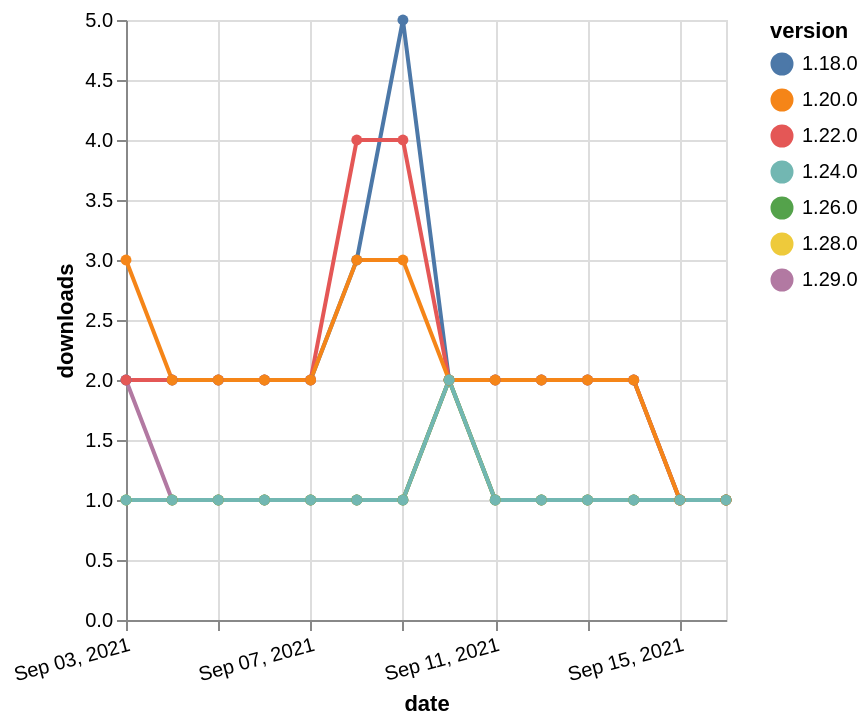

This figure's Vega-Lite source:
### Vega-Lite specification from a JSON file in a GitHub repository (floating-point values rounded to 4 significant figures)
{"$schema": "https://vega.github.io/schema/vega-lite/v5.json", "description": "A simple bar chart with embedded data.", "data": {"values": [{"date": "2021-09-03", "total": 159, "delta": 2, "version": "1.29.0"}, {"date": "2021-09-04", "total": 160, "delta": 1, "version": "1.29.0"}, {"date": "2021-09-05", "total": 161, "delta": 1, "version": "1.29.0"}, {"date": "2021-09-06", "total": 162, "delta": 1, "version": "1.29.0"}, {"date": "2021-09-07", "total": 163, "delta": 1, "version": "1.29.0"}, {"date": "2021-09-08", "total": 164, "delta": 1, "version": "1.29.0"}, {"date": "2021-09-09", "total": 165, "delta": 1, "version": "1.29.0"}, {"date": "2021-09-10", "total": 167, "delta": 2, "version": "1.29.0"}, {"date": "2021-09-11", "total": 168, "delta": 1, "version": "1.29.0"}, {"date": "2021-09-12", "total": 169, "delta": 1, "version": "1.29.0"}, {"date": "2021-09-13", "total": 170, "delta": 1, "version": "1.29.0"}, {"date": "2021-09-14", "total": 171, "delta": 1, "version": "1.29.0"}, {"date": "2021-09-15", "total": 172, "delta": 1, "version": "1.29.0"}, {"date": "2021-09-16", "total": 173, "delta": 1, "version": "1.29.0"}, {"date": "2021-09-03", "total": 3012, "delta": 2, "version": "1.18.0"}, {"date": "2021-09-04", "total": 3014, "delta": 2, "version": "1.18.0"}, {"date": "2021-09-05", "total": 3016, "delta": 2, "version": "1.18.0"}, {"date": "2021-09-06", "total": 3018, "delta": 2, "version": "1.18.0"}, {"date": "2021-09-07", "total": 3020, "delta": 2, "version": "1.18.0"}, {"date": "2021-09-08", "total": 3023, "delta": 3, "version": "1.18.0"}, {"date": "2021-09-09", "total": 3028, "delta": 5, "version": "1.18.0"}, {"date": "2021-09-10", "total": 3030, "delta": 2, "version": "1.18.0"}, {"date": "2021-09-11", "total": 3032, "delta": 2, "version": "1.18.0"}, {"date": "2021-09-12", "total": 3034, "delta": 2, "version": "1.18.0"}, {"date": "2021-09-13", "total": 3036, "delta": 2, "version": "1.18.0"}, {"date": "2021-09-14", "total": 3038, "delta": 2, "version": "1.18.0"}, {"date": "2021-09-15", "total": 3039, "delta": 1, "version": "1.18.0"}, {"date": "2021-09-16", "total": 3040, "delta": 1, "version": "1.18.0"}, {"date": "2021-09-03", "total": 2438, "delta": 2, "version": "1.22.0"}, {"date": "2021-09-04", "total": 2440, "delta": 2, "version": "1.22.0"}, {"date": "2021-09-05", "total": 2442, "delta": 2, "version": "1.22.0"}, {"date": "2021-09-06", "total": 2444, "delta": 2, "version": "1.22.0"}, {"date": "2021-09-07", "total": 2446, "delta": 2, "version": "1.22.0"}, {"date": "2021-09-08", "total": 2450, "delta": 4, "version": "1.22.0"}, {"date": "2021-09-09", "total": 2454, "delta": 4, "version": "1.22.0"}, {"date": "2021-09-10", "total": 2456, "delta": 2, "version": "1.22.0"}, {"date": "2021-09-11", "total": 2458, "delta": 2, "version": "1.22.0"}, {"date": "2021-09-12", "total": 2460, "delta": 2, "version": "1.22.0"}, {"date": "2021-09-13", "total": 2462, "delta": 2, "version": "1.22.0"}, {"date": "2021-09-14", "total": 2464, "delta": 2, "version": "1.22.0"}, {"date": "2021-09-15", "total": 2465, "delta": 1, "version": "1.22.0"}, {"date": "2021-09-16", "total": 2466, "delta": 1, "version": "1.22.0"}, {"date": "2021-09-03", "total": 179, "delta": 1, "version": "1.28.0"}, {"date": "2021-09-04", "total": 180, "delta": 1, "version": "1.28.0"}, {"date": "2021-09-05", "total": 181, "delta": 1, "version": "1.28.0"}, {"date": "2021-09-06", "total": 182, "delta": 1, "version": "1.28.0"}, {"date": "2021-09-07", "total": 183, "delta": 1, "version": "1.28.0"}, {"date": "2021-09-08", "total": 184, "delta": 1, "version": "1.28.0"}, {"date": "2021-09-09", "total": 185, "delta": 1, "version": "1.28.0"}, {"date": "2021-09-10", "total": 187, "delta": 2, "version": "1.28.0"}, {"date": "2021-09-11", "total": 188, "delta": 1, "version": "1.28.0"}, {"date": "2021-09-12", "total": 189, "delta": 1, "version": "1.28.0"}, {"date": "2021-09-13", "total": 190, "delta": 1, "version": "1.28.0"}, {"date": "2021-09-14", "total": 191, "delta": 1, "version": "1.28.0"}, {"date": "2021-09-15", "total": 192, "delta": 1, "version": "1.28.0"}, {"date": "2021-09-16", "total": 193, "delta": 1, "version": "1.28.0"}, {"date": "2021-09-03", "total": 193, "delta": 1, "version": "1.26.0"}, {"date": "2021-09-04", "total": 194, "delta": 1, "version": "1.26.0"}, {"date": "2021-09-05", "total": 195, "delta": 1, "version": "1.26.0"}, {"date": "2021-09-06", "total": 196, "delta": 1, "version": "1.26.0"}, {"date": "2021-09-07", "total": 197, "delta": 1, "version": "1.26.0"}, {"date": "2021-09-08", "total": 198, "delta": 1, "version": "1.26.0"}, {"date": "2021-09-09", "total": 199, "delta": 1, "version": "1.26.0"}, {"date": "2021-09-10", "total": 201, "delta": 2, "version": "1.26.0"}, {"date": "2021-09-11", "total": 202, "delta": 1, "version": "1.26.0"}, {"date": "2021-09-12", "total": 203, "delta": 1, "version": "1.26.0"}, {"date": "2021-09-13", "total": 204, "delta": 1, "version": "1.26.0"}, {"date": "2021-09-14", "total": 205, "delta": 1, "version": "1.26.0"}, {"date": "2021-09-15", "total": 206, "delta": 1, "version": "1.26.0"}, {"date": "2021-09-16", "total": 207, "delta": 1, "version": "1.26.0"}, {"date": "2021-09-03", "total": 2529, "delta": 3, "version": "1.20.0"}, {"date": "2021-09-04", "total": 2531, "delta": 2, "version": "1.20.0"}, {"date": "2021-09-05", "total": 2533, "delta": 2, "version": "1.20.0"}, {"date": "2021-09-06", "total": 2535, "delta": 2, "version": "1.20.0"}, {"date": "2021-09-07", "total": 2537, "delta": 2, "version": "1.20.0"}, {"date": "2021-09-08", "total": 2540, "delta": 3, "version": "1.20.0"}, {"date": "2021-09-09", "total": 2543, "delta": 3, "version": "1.20.0"}, {"date": "2021-09-10", "total": 2545, "delta": 2, "version": "1.20.0"}, {"date": "2021-09-11", "total": 2547, "delta": 2, "version": "1.20.0"}, {"date": "2021-09-12", "total": 2549, "delta": 2, "version": "1.20.0"}, {"date": "2021-09-13", "total": 2551, "delta": 2, "version": "1.20.0"}, {"date": "2021-09-14", "total": 2553, "delta": 2, "version": "1.20.0"}, {"date": "2021-09-15", "total": 2554, "delta": 1, "version": "1.20.0"}, {"date": "2021-09-16", "total": 2555, "delta": 1, "version": "1.20.0"}, {"date": "2021-09-03", "total": 243, "delta": 1, "version": "1.24.0"}, {"date": "2021-09-04", "total": 244, "delta": 1, "version": "1.24.0"}, {"date": "2021-09-05", "total": 245, "delta": 1, "version": "1.24.0"}, {"date": "2021-09-06", "total": 246, "delta": 1, "version": "1.24.0"}, {"date": "2021-09-07", "total": 247, "delta": 1, "version": "1.24.0"}, {"date": "2021-09-08", "total": 248, "delta": 1, "version": "1.24.0"}, {"date": "2021-09-09", "total": 249, "delta": 1, "version": "1.24.0"}, {"date": "2021-09-10", "total": 251, "delta": 2, "version": "1.24.0"}, {"date": "2021-09-11", "total": 252, "delta": 1, "version": "1.24.0"}, {"date": "2021-09-12", "total": 253, "delta": 1, "version": "1.24.0"}, {"date": "2021-09-13", "total": 254, "delta": 1, "version": "1.24.0"}, {"date": "2021-09-14", "total": 255, "delta": 1, "version": "1.24.0"}, {"date": "2021-09-15", "total": 256, "delta": 1, "version": "1.24.0"}, {"date": "2021-09-16", "total": 257, "delta": 1, "version": "1.24.0"}]}, "width": "container", "mark": {"type": "line", "point": {"filled": true}}, "encoding": {"x": {"field": "date", "type": "temporal", "timeUnit": "yearmonthdate", "title": "date", "axis": {"labelAngle": -15}}, "y": {"field": "delta", "type": "quantitative", "title": "downloads"}, "color": {"field": "version", "type": "nominal"}, "tooltip": {"field": "delta"}}}
